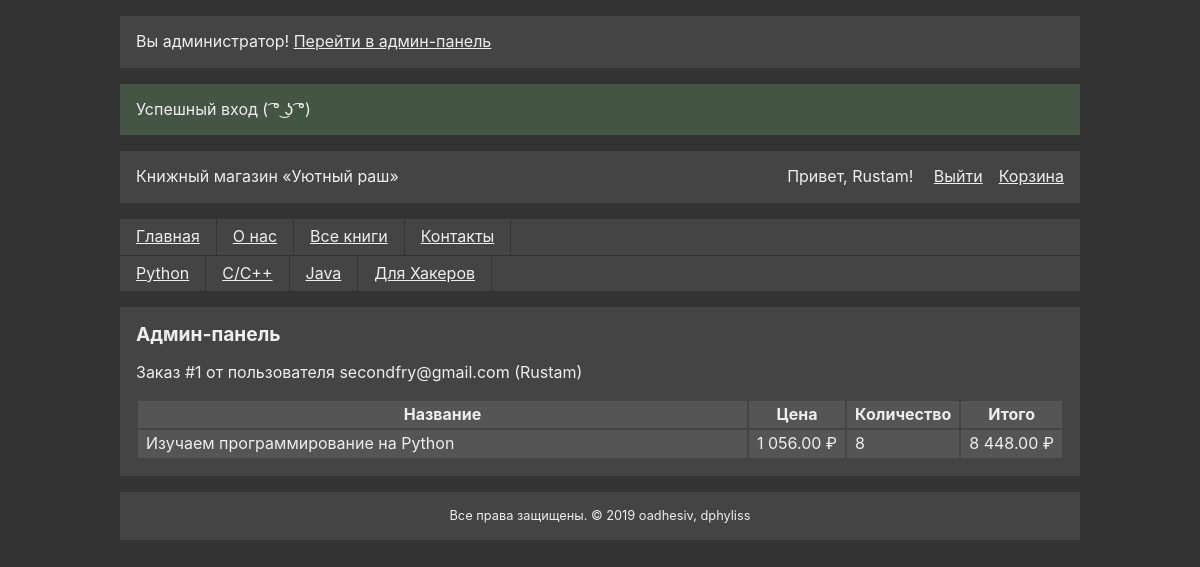
The page /admin.php?entity=orders&action=see&id=1 (signed in) on the database its author committed.
### tables this page shows
CREATE TABLE IF NOT EXISTS `category` (
  `id` int(11) NOT NULL AUTO_INCREMENT COMMENT 'ID',
  `short` varchar(16) NOT NULL COMMENT 'Ключ',
  `name` text DEFAULT NULL COMMENT 'Имя',
  `description` text DEFAULT NULL COMMENT 'Описание',
  `created_at` timestamp NOT NULL DEFAULT current_timestamp() COMMENT 'Дата создания',
  `updated_at` timestamp NOT NULL DEFAULT current_timestamp() COMMENT 'Дата изменения',
  `active` int(1) NOT NULL DEFAULT 0 COMMENT 'Статус',
  PRIMARY KEY (`id`),
  UNIQUE KEY `short` (`short`)
);

CREATE TABLE IF NOT EXISTS `orders` (
  `id` int(11) NOT NULL AUTO_INCREMENT COMMENT 'ID',
  `user_id` int(11) NOT NULL COMMENT 'ID пользователя',
  `status` varchar(16) NOT NULL DEFAULT 'placed' COMMENT 'Статус заказа',
  PRIMARY KEY (`id`),
  KEY `user_id` (`user_id`)
);

CREATE TABLE IF NOT EXISTS `users` (
  `id` int(11) NOT NULL AUTO_INCREMENT COMMENT 'ID',
  `type` text NOT NULL DEFAULT 'user' COMMENT 'Тип пользователя',
  `name` text DEFAULT NULL COMMENT 'Имя пользователя',
  `email` text DEFAULT NULL COMMENT 'Электронная почта',
  `password` varchar(128) DEFAULT NULL COMMENT 'Хэш пароля',
  `created_at` timestamp NOT NULL DEFAULT current_timestamp() COMMENT 'Дата создания',
  `updated_at` timestamp NOT NULL DEFAULT current_timestamp() COMMENT 'Дата изменения',
  `active` int(1) NOT NULL DEFAULT 0 COMMENT 'Статус',
  PRIMARY KEY (`id`),
  UNIQUE KEY `email` (`email`) USING HASH
);

CREATE TABLE IF NOT EXISTS `order_item` (
  `id` int(11) NOT NULL AUTO_INCREMENT COMMENT 'ID',
  `order_id` int(11) NOT NULL COMMENT 'ID заказа',
  `item_id` int(11) NOT NULL COMMENT 'ID книги',
  `item_qty` int(11) NOT NULL DEFAULT 1 COMMENT 'Количество книг',
  PRIMARY KEY (`id`),
  KEY `order_id` (`order_id`),
  KEY `item_id` (`item_id`)
);

CREATE TABLE IF NOT EXISTS `items` (
  `id` int(11) NOT NULL AUTO_INCREMENT COMMENT 'ID',
  `short` varchar(16) NOT NULL COMMENT 'Ключ',
  `name` tinytext DEFAULT NULL COMMENT 'Название',
  `price` float DEFAULT 0 COMMENT 'Цена',
  `description` text DEFAULT NULL COMMENT 'Описание',
  `image` tinytext DEFAULT NULL COMMENT 'Ссылка на картинку',
  `created_at` timestamp NOT NULL DEFAULT current_timestamp() COMMENT 'Дата создания',
  `updated_at` timestamp NOT NULL DEFAULT current_timestamp() COMMENT 'Дата изменения',
  `active` int(1) NOT NULL DEFAULT 0 COMMENT 'Статус',
  PRIMARY KEY (`id`),
  UNIQUE KEY `short` (`short`)
);

### admin/vieworder.php (the view)
<?php
require_once 'pieces/header.php';
$id = url_get('id', '/^[0-9]+$/');
$res = mysqli_query($DB, 'SELECT * FROM `orders` LEFT JOIN `users` ON `orders`.`user_id`=`users`.`id` WHERE `orders`.`id` = ' . $id);
$row = mysqli_fetch_assoc($res);
?>
<h1 class="page_title">Админ-панель</h1>
<p>Заказ #<?=$id?> от пользователя <?=$row['email']?> (<?=$row['name']?>)</p>
<table class="basket_table">
<thead>
  <tr>
    <th class="basket_table_th_name">Название</th>
    <th>Цена</th>
    <th>Количество</th>
    <th>Итого</th>
  </tr>
</thead>
<tbody>
<?php
$res = mysqli_query($DB, 'SELECT * FROM `order_item` LEFT JOIN `items` ON `order_item`.`item_id`=`items`.`id` WHERE `order_id` = ' . $id);
while ($row = mysqli_fetch_assoc($res)) {
?>
  <tr>
    <td><?=$row['name']?></td>
    <td><?=format_price($row['price'])?></td>
    <td><?=$row['item_qty']?></td>
    <td><?=format_price($row['price'] * $row['item_qty'])?></td>
  </tr>
<?php
}
?>
</tbody>
</table>
<?php
require_once 'pieces/footer.php';

### pieces/header.php (shortened to what this page needs)
<?php
$url_category = url_get_category();
?>
<!DOCTYPE html>
<html>
<head>
<link rel="stylesheet" href="/static/style.css">
<link rel="stylesheet" href="/static/desktop.css" media="(min-width: 576px)">
</head>
<body>
<div id="container">
<header id="header">
  <div class="some_block" id="header_top">
    <div id="title">Книжный магазин «Уютный раш»</div>
    <a href="/index.php?action=view&page=basket">Корзина</a>
  </div>
  <navbar class="navigation">
    <a class="nav_link" href="/">Главная</a>
    <a class="nav_link" href="/index.php?action=view&page=about">О нас</a>
    <a class="nav_link" href="/index.php?action=category&category=all">Все книги</a>
    <a class="nav_link" href="/index.php?action=view&page=contacts">Контакты</a>
  </navbar>
  <navbar class="navigation">
    <?php
      $res = get_all($DB, 'category');
      if ($res) {
        while ($row = mysqli_fetch_assoc($res)) {
          $flag = $url_category == $row['short'] ? ' active' : '';
          ?><a class="nav_link<?=$flag?>" href="/index.php?action=category&category=<?=$row['short']?>"><?=$row['name']?></a><?php
        }
      }
    ?>
  </navbar>
</header>
<div class="some_block" id="main">

### static/style.css (style rules this page uses)
* { box-sizing: border-box; }
body { margin: 0; font-family: -apple-system,BlinkMacSystemFont,"Segoe UI",Roboto,"Helvetica Neue",Arial,"Noto Sans",sans-serif,"Apple Color Emoji","Segoe UI Emoji","Segoe UI Symbol","Noto Color Emoji"; background: #333; color: #eee; line-height: 1.231; }
a { color: #eee; text-decoration: underline; }
#container { max-width: 100%; margin: 0 auto; display: grid; grid-row-gap: 1rem; }
#header { display: grid; margin-top: 1rem; }
.some_block { background: #444; padding: 1rem; }
#header_top { display: grid; grid-row-gap: 1rem; }
.navigation { background: #444; display: grid; grid-auto-columns: min-content; grid-auto-flow: column; }
.navigation:first-of-type { margin-top: 1rem; border-bottom: 1px solid #333; }
.nav_link { padding: 0.5rem 1rem; border-right: 1px solid #333; white-space: nowrap; }
.page_title { font-size: 1.2rem; margin: 0 0 1rem 0; }
.basket_table td, .basket_table th { padding: 0.25rem 0.5rem; background: #555; white-space: nowrap; }
.basket_table_th_name { width: 100%; }

### static/desktop.css (style rules this page uses)
@media (min-width: 576px) { #container { max-width: 540px; } }
@media (min-width: 768px) { #container { max-width: 720px; } }
@media (min-width: 768px) { #header_top { grid-template-columns: 1fr min-content min-content; grid-column-gap: 1rem; } }
@media (min-width: 992px) { #container { max-width: 960px; } }

### rows shown on the page
category: name "Python"
category: name "C/C++"
category: name "Java"
category: name "Для Хакеров"
orders: user.email "secondfry@gmail.com", user.name "Rustam"
order_item: item.name "Изучаем программирование на Python", item.price "1 056.00 ₽", item_qty "8", format_price($row['price'] * $row['item_qty']) "8 448.00 ₽"

### other values the page prints
$v['text'] "Успешный вход ( ͡° ͜ʖ ͡°)"
$_SESSION['user']['name'] "Rustam"
$id "1"
